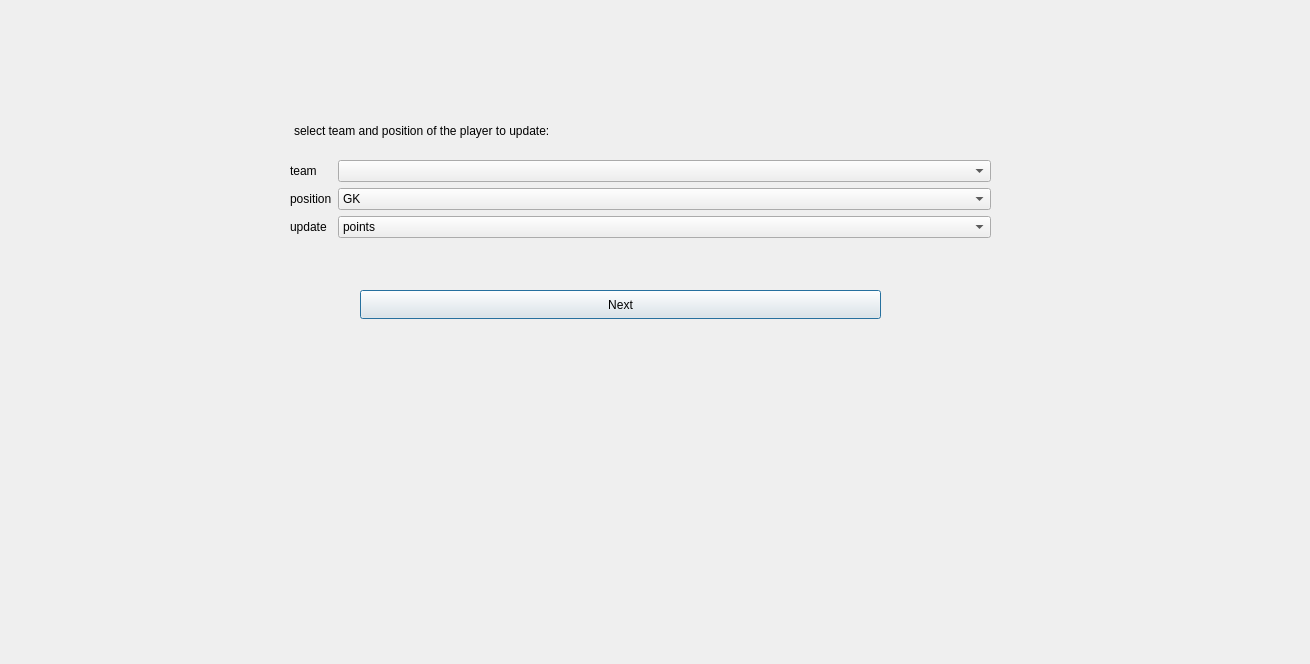
<?xml version="1.0" encoding="UTF-8"?>
<ui version="4.0">
 <class>teamandpos</class>
 <widget class="QDialog" name="teamandpos">
  <property name="geometry">
   <rect>
    <x>0</x>
    <y>0</y>
    <width>1310</width>
    <height>664</height>
   </rect>
  </property>
  <property name="windowTitle">
   <string>Dialog</string>
  </property>
  <property name="styleSheet">
   <string notr="true">teamandpos{
background-image: url(:/background/fantasy.png);
}</string>
  </property>
  <widget class="QWidget" name="formLayoutWidget">
   <property name="geometry">
    <rect>
     <x>290</x>
     <y>160</y>
     <width>701</width>
     <height>111</height>
    </rect>
   </property>
   <layout class="QFormLayout" name="formLayout">
    <item row="0" column="0">
     <widget class="QLabel" name="teamLabel">
      <property name="text">
       <string>team</string>
      </property>
     </widget>
    </item>
    <item row="0" column="1">
     <widget class="QComboBox" name="teamComboBox"/>
    </item>
    <item row="1" column="0">
     <widget class="QLabel" name="positionLabel">
      <property name="text">
       <string>position</string>
      </property>
     </widget>
    </item>
    <item row="1" column="1">
     <widget class="QComboBox" name="positionComboBox">
      <item>
       <property name="text">
        <string>GK</string>
       </property>
      </item>
      <item>
       <property name="text">
        <string>DF</string>
       </property>
      </item>
      <item>
       <property name="text">
        <string>MF</string>
       </property>
      </item>
      <item>
       <property name="text">
        <string>ST</string>
       </property>
      </item>
     </widget>
    </item>
    <item row="2" column="0">
     <widget class="QLabel" name="updateLabel">
      <property name="text">
       <string>update</string>
      </property>
     </widget>
    </item>
    <item row="2" column="1">
     <widget class="QComboBox" name="updateComboBox">
      <item>
       <property name="text">
        <string>points</string>
       </property>
      </item>
      <item>
       <property name="text">
        <string>price</string>
       </property>
      </item>
     </widget>
    </item>
   </layout>
  </widget>
  <widget class="QTextEdit" name="textEdit">
   <property name="geometry">
    <rect>
     <x>290</x>
     <y>120</y>
     <width>361</width>
     <height>31</height>
    </rect>
   </property>
   <property name="styleSheet">
    <string notr="true">background-color: rgba(255, 255, 255, 0);
border-color: rgba(255, 255, 255, 0);
border:none;</string>
   </property>
   <property name="html">
    <string>&lt;!DOCTYPE HTML PUBLIC &quot;-//W3C//DTD HTML 4.0//EN&quot; &quot;http://www.w3.org/TR/REC-html40/strict.dtd&quot;&gt;
&lt;html&gt;&lt;head&gt;&lt;meta name=&quot;qrichtext&quot; content=&quot;1&quot; /&gt;&lt;meta charset=&quot;utf-8&quot; /&gt;&lt;style type=&quot;text/css&quot;&gt;
p, li { white-space: pre-wrap; }
hr { height: 1px; border-width: 0; }
li.unchecked::marker { content: &quot;\2610&quot;; }
li.checked::marker { content: &quot;\2612&quot;; }
&lt;/style&gt;&lt;/head&gt;&lt;body style=&quot; font-family:'Segoe UI'; font-size:9pt; font-weight:400; font-style:normal;&quot;&gt;
&lt;p style=&quot; margin-top:0px; margin-bottom:0px; margin-left:0px; margin-right:0px; -qt-block-indent:0; text-indent:0px;&quot;&gt;select team and position of the player to update:&lt;/p&gt;&lt;/body&gt;&lt;/html&gt;</string>
   </property>
  </widget>
  <widget class="QPushButton" name="pushButton">
   <property name="geometry">
    <rect>
     <x>360</x>
     <y>290</y>
     <width>521</width>
     <height>29</height>
    </rect>
   </property>
   <property name="text">
    <string>Next</string>
   </property>
  </widget>
 </widget>
 <resources/>
 <connections/>
</ui>
